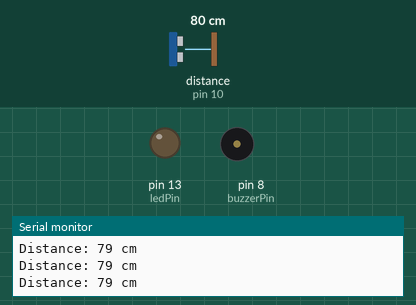
This sketch was run on a simulated Arduino Uno, built with avr-gcc and run on an emulated ATmega328P. Parts: output pins drawn as LEDs (lit = HIGH), buzzer (waves = sounding, pin HIGH), the last lines printed to the serial monitor. Wiring (inferred from the names in the program): ultrasonic range finder: trigger pin 9; echo pin 10. The inputs (shaded band) are chosen by the test bench; at power-on: distance to the obstacle (sensor on pin 10) 80 cm. The echo pulse lasts 58.3 µs per cm; pins used as bus, display or sensor lines are not drawn.

Above: at 1.2 s.
1.3 s: distance to the obstacle (sensor on pin 10) set to 12 cm
2.8 s: distance to the obstacle (sensor on pin 10) set to 9 cm
At 3.7 s:
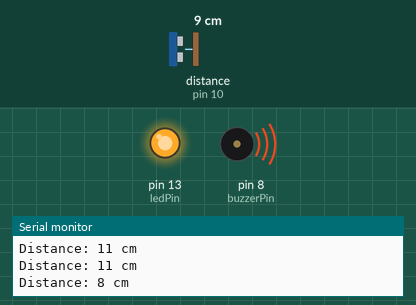
Timing chart, 0 to 5.8 s (numbered marks = the images above; inputs shaded):
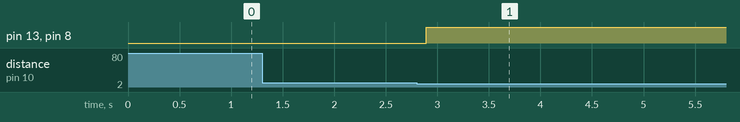

The sketch:

sketch_apr2a.ino
```cpp
// Define pins
const int trigPin = 9;  // Trig pin of the ultrasonic sensor
const int echoPin = 10; // Echo pin of the ultrasonic sensor
const int ledPin = 13;  // LED pin
const int buzzerPin = 8; // Buzzer pin

// Define threshold distance in centimeters
const int thresholdDistance = 10;  // Distance in cm to trigger LED and Buzzer

void setup() {
  // Initialize the serial monitor for debugging
  Serial.begin(9600);

  // Initialize pins
  pinMode(trigPin, OUTPUT);
  pinMode(echoPin, INPUT);
  pinMode(ledPin, OUTPUT);
  pinMode(buzzerPin, OUTPUT);
}

void loop() {
  // Send pulse to trigger the ultrasonic sensor
  digitalWrite(trigPin, LOW);
  delayMicroseconds(2);
  digitalWrite(trigPin, HIGH);
  delayMicroseconds(10);
  digitalWrite(trigPin, LOW);

  // Read the duration of the echo pulse
  long duration = pulseIn(echoPin, HIGH);

  // Calculate the distance in centimeters
  long distance = duration * 0.0344 / 2;

  // Print the distance to the Serial Monitor for debugging
  Serial.print("Distance: ");
  Serial.print(distance);
  Serial.println(" cm");

  // Check if the object is within the threshold distance
  if (distance < thresholdDistance) {
    // Turn on LED and buzzer
    digitalWrite(ledPin, HIGH);
    digitalWrite(buzzerPin, HIGH);
    delay(5000);
  } else {
    // Turn off LED and buzzer
    digitalWrite(ledPin, LOW);
    digitalWrite(buzzerPin, LOW);
  }

  // Delay before taking the next reading
  delay(100);
}
```

Measured:
- the behaviour switches between 11 and 10 cm on distance to the obstacle (sensor on pin 10) (found by bisection; images 0 and 1)
- after the input at 2.8 s, pin 13 (ledPin), pin 8 (buzzerPin): LOW → HIGH after 0.09 s
